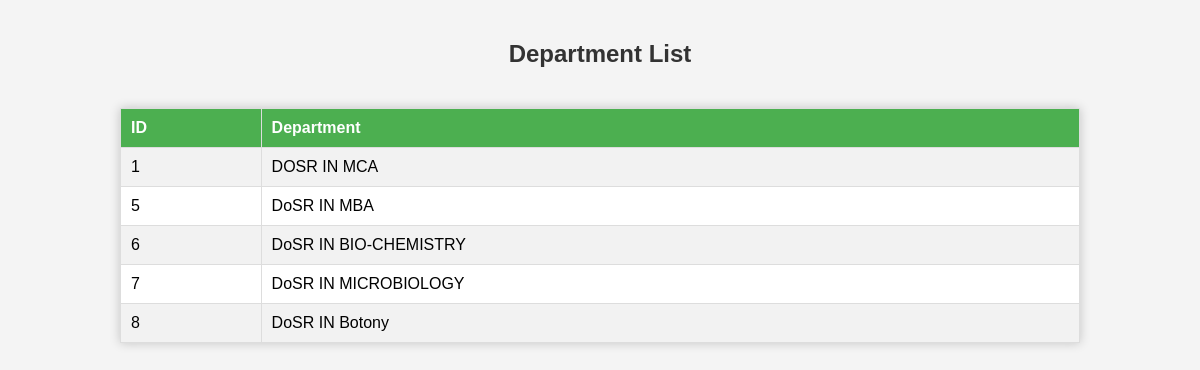
/Bill_Processing/view_department.php, run on the app's committed database.
### tables this page shows
CREATE TABLE `departments` (
  `id` int(11) NOT NULL,
  `department` varchar(255) NOT NULL
);

### Bill_Processing/view_department.php (the view, shortened to what this page needs)
<!DOCTYPE html>
<html lang="en">
<head>
</head>
<body>
    <h2>Department List</h2>
    <?php
    include('db.php');
    $query = "SELECT * FROM departments";
    $result = mysqli_query($conn, $query);
    echo "<table>
            <tr>
                <th>ID</th>
                <th>Department</th>
            </tr>";
    while ($row = mysqli_fetch_assoc($result)) {
        echo "<tr>
                <td>" . $row['id'] . "</td>
                <td>" . $row['department'] . "</td>
              </tr>";
    }
    echo "</table>";
    ?>
</body>
</html>

### Bill_Processing/view_department.php (style rules this page uses)
body { font-family: Arial, sans-serif; background-color: #f4f4f4; margin: 0; padding: 0; }
h2 { text-align: center; color: #333; padding: 20px; }
table { border-collapse: collapse; width: 80%; margin: 20px auto; background-color: #fff; box-shadow: 0px 0px 10px rgba(0, 0, 0, 0.2); }
th, td { border: 1px solid #ddd; text-align: left; padding: 10px; }
th { background-color: #4CAF50; color: white; }
tr:nth-child(even) { background-color: #f2f2f2; }

### data on the page
departments: id "1", department "DOSR IN MCA"
departments: id "5", department "DoSR IN MBA"
departments: id "6", department "DoSR IN BIO-CHEMISTRY"
departments: id "7", department "DoSR IN MICROBIOLOGY"
departments: id "8", department "DoSR IN Botony"
